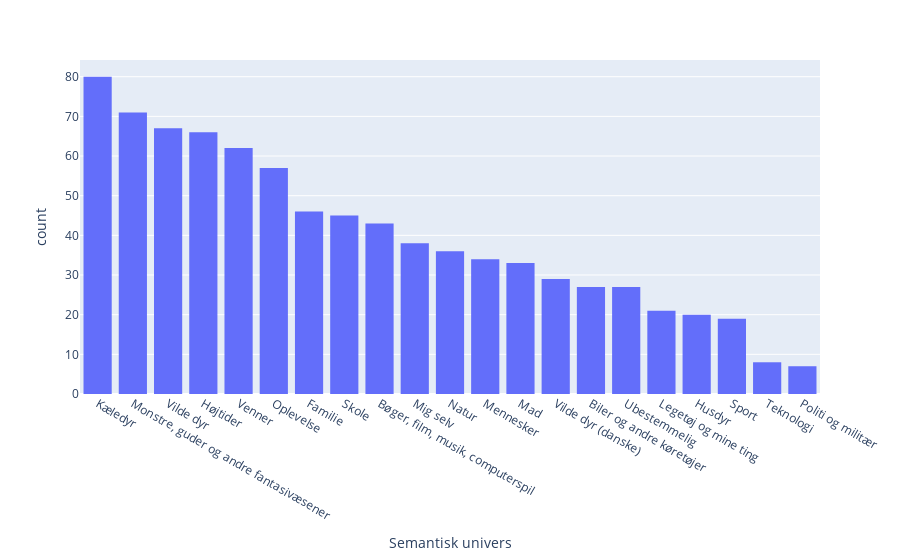

The notebook cell saved with this chart:
### Code cell
plot_distribution('Semantisk univers')

### Figure 1 — Plotly figure (JSON) as saved in the notebook; plotly's stock layout.template omitted (floating-point values rounded to 4 significant figures; data arrays with more than 128 entries replaced by an {"elided": "..."} marker saying what was removed)
{"data": [{"alignmentgroup": "True", "bingroup": "x", "hovertemplate": "Semantisk univers=%{x}<br>count=%{y}<extra></extra>", "legendgroup": "", "marker": {"color": "#636efa", "pattern": {"shape": ""}}, "name": "", "offsetgroup": "", "orientation": "v", "showlegend": false, "type": "histogram", "x": {"elided": "852 str values"}, "xaxis": "x", "yaxis": "y"}], "layout": {"autosize": true, "barmode": "relative", "legend": {"tracegroupgap": 0}, "margin": {"t": 60}, "xaxis": {"anchor": "y", "autorange": true, "categoryorder": "total descending", "domain": [0, 1], "range": [-0.5, 20.5], "title": {"text": "Semantisk univers"}, "type": "category"}, "yaxis": {"anchor": "x", "autorange": true, "domain": [0, 1], "range": [0, 84.21], "title": {"text": "count"}}}}
